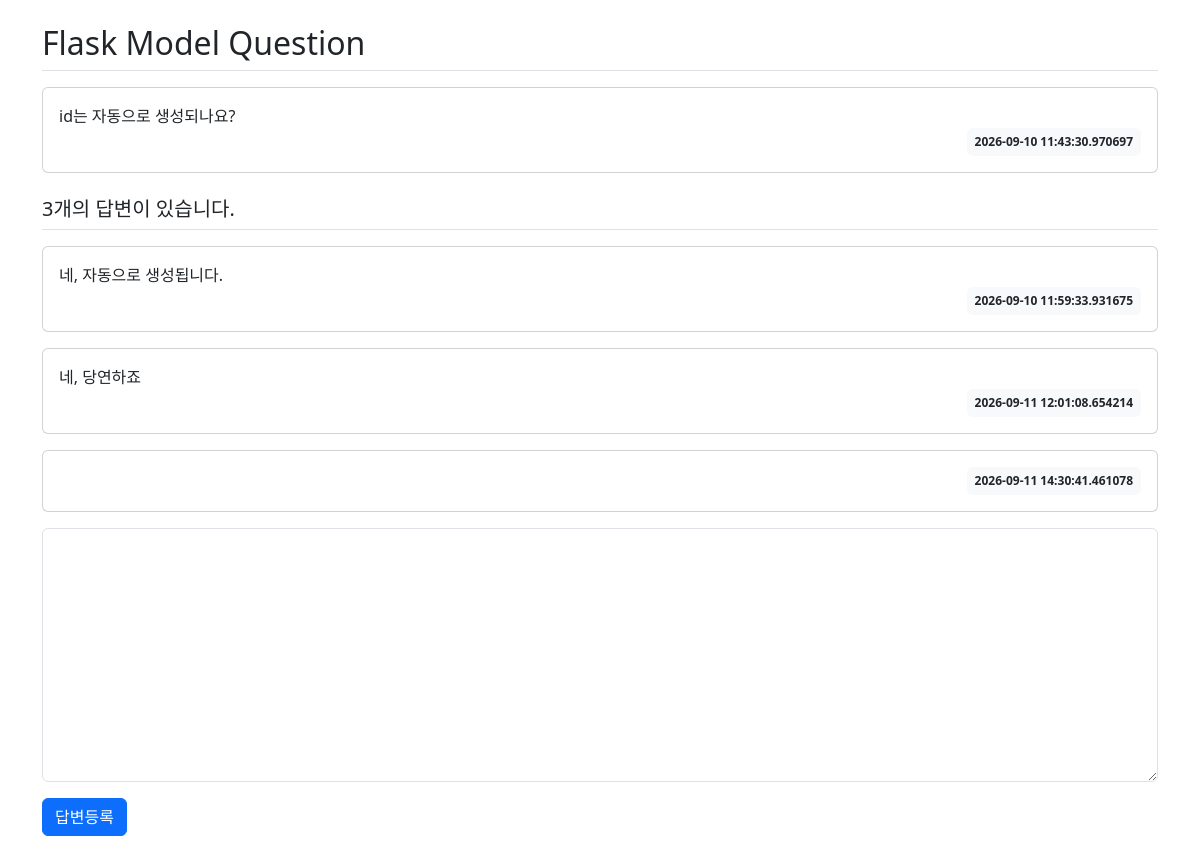
/question/detail/2, run on the app's committed database.
### pybo/models.py (models this page shows)
class Question(db.Model):
    id = db.Column(db.Integer, primary_key=True)
    subject = db.Column(db.String(200), nullable=False)
    content = db.Column(db.Text, nullable=False)
    create_date = db.Column(db.DateTime, nullable=False)

class Answer(db.Model):
    id = db.Column(db.Integer, primary_key=True)
    question_id = db.Column(db.Integer, db.ForeignKey('question.id', ondelete='CASCADE'))
    question = db.relationship(Question, backref=db.backref('answer_set'))
    content = db.Column(db.Text, nullable=False)
    create_date = db.Column(db.DateTime, nullable=False)

### pybo/views/question_views.py (the view)
@bp.route('/detail/<int:question_id>')
def detail(question_id):
    question = Question.query.get_or_404(question_id)
    return render_template('question/question_detail.html', question=question)

### pybo/templates/question/question_detail.html
<link rel="stylesheet" href="https://cdn.jsdelivr.net/npm/bootstrap@5.3.8/dist/css/bootstrap.min.css">
<div class="container my-3">
    <h2 class="border-bottom py-2">{{ question.subject }}</h2>
    <div class="card my-3">
        <div class="card-body">
            <div class="card-text" style="white-space: pre-line;">{{ question.content }}</div>
            <div class="d-flex justify-content-end">
                <div class="badge bg-light text-dark p-2">
                    {{ question.create_date }}
                </div>
            </div>
        </div>
    </div>
    <h5 class="border-bottom my-3 py-2">{{ question.answer_set | length }}개의 답변이 있습니다.</h5>
    {% for answer in question.answer_set %}
    <div class="card my-3">
        <div class="card-body">
            <div class="card-text" style="white-space: pre-line;">{{ answer.content }}</div>
            <div class="d-flex justify-content-end">
                <div class="badge bg-light text-dark p-2">
                    {{ answer.create_date }}
                </div>
            </div>
        </div>
    </div>
    {% endfor %}
    <form action="{{ url_for('answer.create', question_id=question.id) }}" method="post" class="my-3">
        <div class="mb-3">
            <textarea name="content" id="content" class="form-control" rows="10"></textarea>
        </div>
        <input type="submit" value="답변등록" class="btn btn-primary">
    </form>
</div>

### data on the page
Question: subject "Flask Model Question", content "id는 자동으로 생성되나요?", create_date "2026-09-10 11:43:30.970697"
Answer: content "네, 자동으로 생성됩니다.", create_date "2026-09-10 11:59:33.931675"
Answer: content "네, 당연하죠", create_date "2026-09-11 12:01:08.654214"
Answer: create_date "2026-09-11 14:30:41.461078"

### other printed values
{{ question.answer_set | length }} "3"
